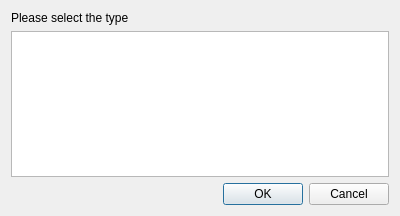
<?xml version="1.0" encoding="UTF-8"?>
<ui version="4.0">
 <class>boundaryConditionTypeSelectionDialog</class>
 <widget class="QDialog" name="boundaryConditionTypeSelectionDialog">
  <property name="geometry">
   <rect>
    <x>0</x>
    <y>0</y>
    <width>400</width>
    <height>216</height>
   </rect>
  </property>
  <property name="windowTitle">
   <string>Type selection</string>
  </property>
  <layout class="QVBoxLayout" name="verticalLayout">
   <item>
    <widget class="QLabel" name="label">
     <property name="text">
      <string>Please select the type</string>
     </property>
    </widget>
   </item>
   <item>
    <widget class="QListWidget" name="typesListWidget">
     <property name="editTriggers">
      <set>QAbstractItemView::NoEditTriggers</set>
     </property>
     <property name="showDropIndicator" stdset="0">
      <bool>false</bool>
     </property>
     <property name="alternatingRowColors">
      <bool>true</bool>
     </property>
     <property name="selectionBehavior">
      <enum>QAbstractItemView::SelectRows</enum>
     </property>
    </widget>
   </item>
   <item>
    <widget class="QDialogButtonBox" name="buttonBox">
     <property name="orientation">
      <enum>Qt::Horizontal</enum>
     </property>
     <property name="standardButtons">
      <set>QDialogButtonBox::Cancel|QDialogButtonBox::Ok</set>
     </property>
    </widget>
   </item>
  </layout>
 </widget>
 <resources/>
 <connections>
  <connection>
   <sender>buttonBox</sender>
   <signal>accepted()</signal>
   <receiver>boundaryConditionTypeSelectionDialog</receiver>
   <slot>accept()</slot>
   <hints>
    <hint type="sourcelabel">
     <x>248</x>
     <y>254</y>
    </hint>
    <hint type="destinationlabel">
     <x>157</x>
     <y>274</y>
    </hint>
   </hints>
  </connection>
  <connection>
   <sender>buttonBox</sender>
   <signal>rejected()</signal>
   <receiver>boundaryConditionTypeSelectionDialog</receiver>
   <slot>reject()</slot>
   <hints>
    <hint type="sourcelabel">
     <x>316</x>
     <y>260</y>
    </hint>
    <hint type="destinationlabel">
     <x>286</x>
     <y>274</y>
    </hint>
   </hints>
  </connection>
  <connection>
   <sender>typesListWidget</sender>
   <signal>itemDoubleClicked(QListWidgetItem*)</signal>
   <receiver>boundaryConditionTypeSelectionDialog</receiver>
   <slot>accept()</slot>
   <hints>
    <hint type="sourcelabel">
     <x>199</x>
     <y>101</y>
    </hint>
    <hint type="destinationlabel">
     <x>199</x>
     <y>107</y>
    </hint>
   </hints>
  </connection>
 </connections>
</ui>
